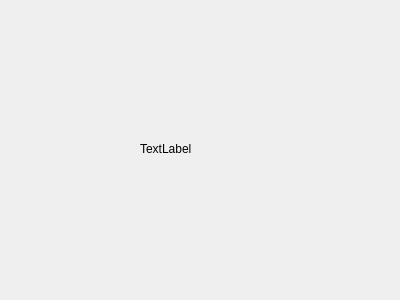
<?xml version="1.0" encoding="UTF-8"?>
<ui version="4.0">
 <class>Form</class>
 <widget class="QWidget" name="Form">
  <property name="geometry">
   <rect>
    <x>0</x>
    <y>0</y>
    <width>400</width>
    <height>300</height>
   </rect>
  </property>
  <property name="windowTitle">
   <string>Form</string>
  </property>
  <widget class="QLabel" name="label">
   <property name="geometry">
    <rect>
     <x>140</x>
     <y>140</y>
     <width>67</width>
     <height>17</height>
    </rect>
   </property>
   <property name="text">
    <string>TextLabel</string>
   </property>
  </widget>
 </widget>
 <resources/>
 <connections/>
</ui>
